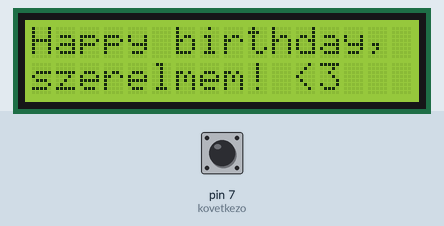
Recording of a sketch running on a simulated Arduino Uno, built with avr-gcc and run on an emulated ATmega328P. Shown: 16×2 character LCD. The inputs (shaded band) are chosen by the test bench; at power-on: pin 7 (kovetkezo) HIGH. What the sketch prints to the serial monitor is not drawn.

Above: at 1.2 s.
1.3 s: pin 7 (kovetkezo) pulled LOW for 0.15 s
At 2.3 s:
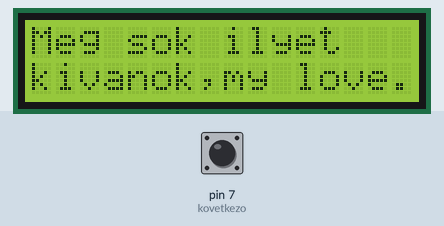
2.9 s: pin 7 (kovetkezo) pulled LOW for 1 s
At 3.6 s:
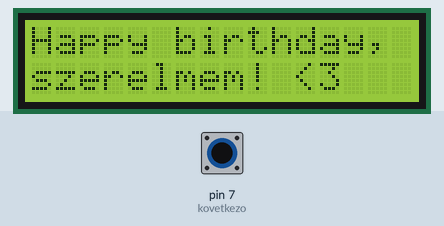
5.4 s: pin 7 (kovetkezo) pulled LOW for 3.2 s
At 6.8 s:
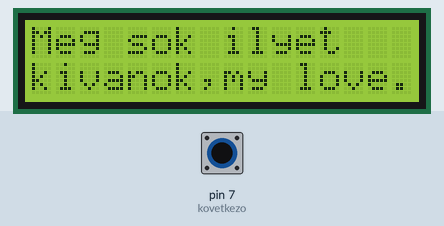
Timing chart, 0 to 8.4 s (numbered marks = the images above; inputs shaded):
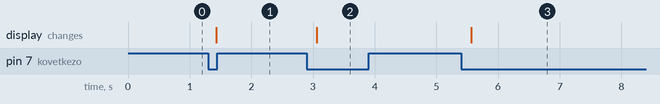

The sketch:

Zsofi.ino
```cpp
#include <LiquidCrystal.h>
#include <ezButton.h>

LiquidCrystal lcd = LiquidCrystal(12, 11, 5, 4, 3, 2);

ezButton kovetkezo(7);
bool szovegCsere = false;

void setup () {
    lcd.begin(16, 2);
    Serial.begin(57600);
    kovetkezo.setDebounceTime(50);
}

void loop () {
    kovetkezo.loop();

    if(szovegCsere == false) {
        if(kovetkezo.isPressed()){
            szovegCsere = true;
            Serial.println("sz. nap-ra cserelve");
        }

        Serial.println("sz. nap");
        lcd.setCursor(0, 0);
        lcd.print("Happy birthday,");
        lcd.setCursor(0, 1);
        lcd.print("szerelmem! <3   ");
        delay(50);
    }
    else if(szovegCsere == true) {
        if(kovetkezo.isPressed()){
            szovegCsere = false;
            Serial.println("dugasra cserelve");
        }

//        Serial.println("dugas");
//        lcd.setCursor(0, 0);
//        lcd.print("ummm... dugunk?");
//        lcd.setCursor(0, 1);
//        lcd.print("legyszi? haha");
//        delay(50);

//family friendly

        Serial.println("family friendly");
        lcd.setCursor(0, 0);
        lcd.print("Meg sok ilyet  ");
        lcd.setCursor(0, 1);
        lcd.print("kivanok,my love.");
        delay(50);
    }

//    for (int positionCounter = 0; positionCounter < 13; positionCounter++) {
//        lcd.scrollDisplayLeft();
//        delay(400);
//    }
}
```

Measured:
- after the input at 1.3 s, the display: changes after 0.13 s (image 1)
- after the input at 2.9 s, the display: changes after 0.16 s (image 2)
- after the input at 5.4 s, the display: changes after 0.17 s (image 3)
